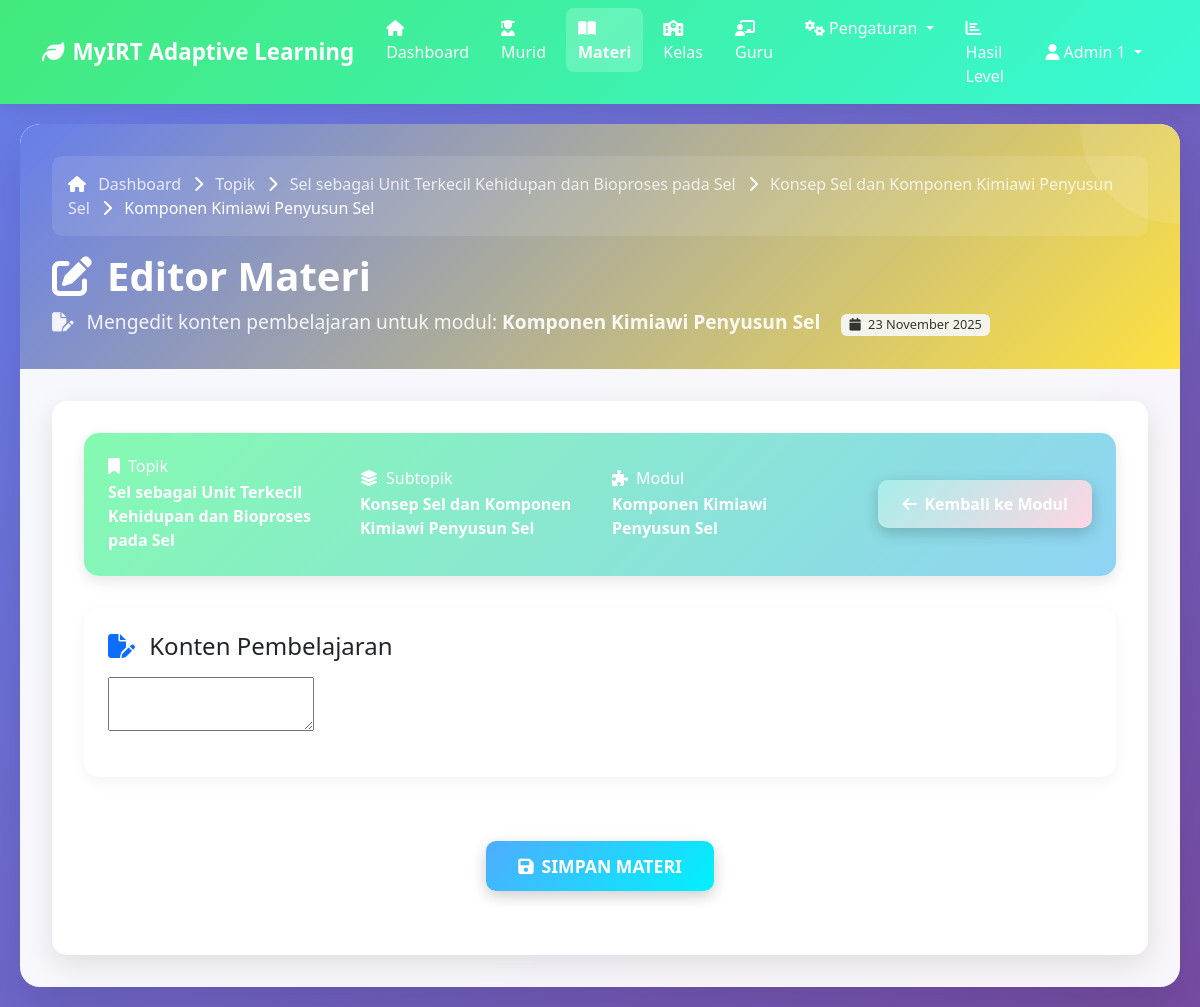
The app's page /admin/materi.php?module=2 (signed in) with its own data.
### tables this page shows
CREATE TABLE `module` (
  `id` int NOT NULL,
  `module_desc` varchar(255) NOT NULL,
  `sub_topic_id` int NOT NULL,
  `number` int NOT NULL,
  `module_level` enum('1','2','3') NOT NULL
);

CREATE TABLE `topic` (
  `id` int NOT NULL,
  `topic_desc` varchar(255) NOT NULL,
  `number` int NOT NULL,
  `id_mapel` int NOT NULL
);

CREATE TABLE `sub_topic` (
  `id` int NOT NULL,
  `sub_topic_desc` varchar(255) NOT NULL,
  `topic_id` int NOT NULL,
  `number` int NOT NULL
);

### admin/materi.php (the view, shortened to what this page needs)
<?php
include('../config/db.php');
$id = $_GET['module'];
$sql = "SELECT m.*, st.sub_topic_desc, st.topic_id, t.topic_desc
        FROM module m
        JOIN sub_topic st ON m.sub_topic_id = st.id
        JOIN topic t ON st.topic_id = t.id
        WHERE m.id = '{$id}'";
$query = mysqli_query($conn, $sql);
$result = mysqli_fetch_array($query, MYSQLI_ASSOC);
?>
<!doctype html>
<html class="no-js" lang="en" dir="ltr">
<head>
    <link href="https://cdn.jsdelivr.net/npm/bootstrap@5.2.3/dist/css/bootstrap.min.css" rel="stylesheet">
    <link rel="stylesheet" href="https://cdnjs.cloudflare.com/ajax/libs/font-awesome/6.3.0/css/all.min.css">
    <link href="https://cdn.jsdelivr.net/npm/sweetalert2@11/dist/sweetalert2.min.css" rel="stylesheet">
</head>
<body>
    <?php
    $level_user = $_SESSION['level_user'];
    $user_name = $_SESSION['name'] ?? 'Guest';
    ?>
    <nav class="navbar navbar-expand-lg" style="background: var(--biology-gradient); box-shadow: 0 2px 20px rgba(0,0,0,0.1);">
        <div class="container">
            <a class="navbar-brand text-white fw-bold" href="index.php">
                <i class="fas fa-leaf me-2"></i>MyIRT Adaptive Learning
            </a>
            <div class="collapse navbar-collapse" id="navbarNav">
                <ul class="navbar-nav me-auto">
                    <li class="nav-item">
                        <a class="nav-link text-white" href="index.php">
                            <i class="fas fa-home me-1"></i>Dashboard
                        </a>
                    </li>
                    <?php if ($level_user == 1 || $level_user == 2) { ?>
                        <li class="nav-item">
                            <a class="nav-link text-white" href="murid.php">
                                <i class="fas fa-user-graduate me-1"></i>Murid
                            </a>
                        </li>
                        <li class="nav-item">
                            <a class="nav-link text-white active" href="topik.php">
                                <i class="fas fa-book-open me-1"></i>Materi
                            </a>
                        </li>
                    <?php } ?>
                    <?php if ($level_user == 1) { ?>
                        <li class="nav-item">
                            <a class="nav-link text-white" href="kelas.php">
                                <i class="fas fa-school me-1"></i>Kelas
                            </a>
                        </li>
                        <li class="nav-item">
                            <a class="nav-link text-white" href="guru.php">
                                <i class="fas fa-chalkboard-teacher me-1"></i>Guru
                            </a>
                        </li>
                        <li class="nav-item dropdown">
                            <a class="nav-link dropdown-toggle text-white" href="#" role="button" data-bs-toggle="dropdown">
                                <i class="fas fa-cogs me-1"></i>Pengaturan
                            </a>
                        </li>
                    <?php } ?>
                    <li class="nav-item">
                        <a class="nav-link text-white" href="hasil-pre-test.php">
                            <i class="fas fa-chart-bar me-1"></i>Hasil Level
                        </a>
                    </li>
                </ul>
                <ul class="navbar-nav ms-auto">
                    <li class="nav-item dropdown">
                        <a class="nav-link dropdown-toggle text-white" href="#" role="button" data-bs-toggle="dropdown">
                            <i class="fas fa-user me-1"></i><?php echo htmlspecialchars($user_name); ?>
                        </a>
                    </li>
                </ul>
            </div>
        </div>
    </nav>
    <div class="main-content">
        <div class="page-header">
            <div class="breadcrumb-nav">
                <i class="fas fa-home me-2"></i>
                <a href="index.php">Dashboard</a>
                <i class="fas fa-chevron-right mx-2"></i>
                <a href="topik.php">Topik</a>
                <i class="fas fa-chevron-right mx-2"></i>
                <a href="subtopik.php?topik=<?php echo $result['topic_id']; ?>"><?php echo htmlspecialchars($result['topic_desc']); ?></a>
                <i class="fas fa-chevron-right mx-2"></i>
                <a href="modul.php?subtopik=<?php echo $result['sub_topic_id']; ?>"><?php echo htmlspecialchars($result['sub_topic_desc']); ?></a>
                <i class="fas fa-chevron-right mx-2"></i>
                <span><?php echo htmlspecialchars($result['module_desc']); ?></span>
            </div>
            <h1>
                <i class="fas fa-edit"></i>
                Editor Materi
            </h1>
            <div class="subtitle">
                <i class="fas fa-file-edit me-2"></i>
                Mengedit konten pembelajaran untuk modul: <strong><?php echo htmlspecialchars($result['module_desc']); ?></strong>
                <span class="badge bg-light text-dark ms-3">
                    <i class="fas fa-calendar me-1"></i>
                    <?php echo date('d F Y'); ?>
                </span>
            </div>
        </div>
        <div class="content-card">
            <div class="context-info">
                <div class="row align-items-center">
                    <div class="col-md-3">
                        <h6 class="mb-1">
                            <i class="fas fa-bookmark me-2"></i>Topik
                        </h6>
                        <strong><?php echo htmlspecialchars($result['topic_desc']); ?></strong>
                    </div>
                    <div class="col-md-3">
                        <h6 class="mb-1">
                            <i class="fas fa-layer-group me-2"></i>Subtopik
                        </h6>
                        <strong><?php echo htmlspecialchars($result['sub_topic_desc']); ?></strong>
                    </div>
                    <div class="col-md-3">
                        <h6 class="mb-1">
                            <i class="fas fa-puzzle-piece me-2"></i>Modul
                        </h6>
                        <strong><?php echo htmlspecialchars($result['module_desc']); ?></strong>
                    </div>
                    <div class="col-md-3">
                        <div class="text-end">
                            <a href="modul.php?subtopik=<?php echo $result['sub_topic_id'] ?>" class="btn btn-back">
                                <i class="fas fa-arrow-left me-2"></i>Kembali ke Modul
                            </a>
                        </div>
                    </div>
                </div>
            </div>
            <form action="../data/materi.php?action=simpanMateri" id="formSimpanMateri" method="POST">
                <div class="editor-container">
                    <h4 class="mb-3">
                        <i class="fas fa-file-edit text-primary me-2"></i>
                        Konten Pembelajaran
                    </h4>
                    <textarea name="materi" id="materi" class="mb-3"></textarea>
                </div>
                <div class="action-buttons">
                    <button type="submit" id="saveMateriButton" class="btn btn-save">
                        <i class="fas fa-save me-2"></i>SIMPAN MATERI
                    </button>
                </div>
            </form>
        </div>
    </div>
</body>
</html>

### admin/materi.php (style rules this page uses)
:root { --primary-gradient: linear-gradient(135deg, #667eea 0%, #764ba2 100%); --secondary-gradient: linear-gradient(135deg, #f093fb 0%, #f5576c 100%); --success-gradient: linear-gradient(135deg, #4facfe 0%, #00f2fe 100%); --biology-gradient: linear-gradient(135deg, #43e97b 0%, #38f9d7 100%); --warm-gradient: linear-gradient(135deg, #fa709a 0%, #fee140 100%); --ocean-gradient: linear-gradient(135deg, #a8edea 0%, #fed6e3 100%); --royal-gradient: linear-gradient(135deg, #667eea 0%, #764ba2 100%); --nature-gradient: linear-gradient(135deg, #84fab0 0%, #8fd3f4 100%); --admin-gradient: linear-gradient(135deg, #667eea 0%, #43e97b 100%); --content-gradient: linear-gradient(135deg, #667eea 0%, #fee140 100%); }
body { background: linear-gradient(135deg, #667eea 0%, #764ba2 100%); font-family: 'Segoe UI', Tahoma, Geneva, Verdana, sans-serif; min-height: 100vh; }
.main-content { background: rgba(255, 255, 255, 0.95); border-radius: 20px; margin: 20px; padding: 0; box-shadow: 0 20px 40px rgba(0,0,0,0.1); backdrop-filter: blur(10px); overflow: hidden; }
.page-header { background: var(--content-gradient); color: white; padding: 2rem; margin: 0; border-radius: 20px 20px 0 0; position: relative; overflow: hidden; }
.page-header::before { content: ''; position: absolute; top: 0; right: 0; width: 200px; height: 200px; background: rgba(255,255,255,0.1); border-radius: 50%; transform: translate(50%, -50%); }
.page-header h1 { margin: 0; font-size: 2.5rem; font-weight: 700; display: flex; align-items: center; gap: 15px; }
.page-header .subtitle { margin-top: 0.5rem; opacity: 0.9; font-size: 1.2rem; }
.content-card { background: white; border-radius: 15px; padding: 2rem; margin: 2rem; box-shadow: 0 10px 30px rgba(0,0,0,0.1); border: none; }
.btn-back { background: var(--ocean-gradient); border: none; color: white; padding: 12px 24px; border-radius: 10px; font-weight: 600; transition: all 0.3s ease; box-shadow: 0 5px 15px rgba(0,0,0,0.2); text-decoration: none; }
.btn-save { background: var(--success-gradient); border: none; color: white; padding: 12px 32px; border-radius: 10px; font-weight: 600; transition: all 0.3s ease; box-shadow: 0 5px 15px rgba(0,0,0,0.2); font-size: 1.1rem; }
.navbar { transition: all 0.3s ease; }
.navbar-brand { font-size: 1.4rem; font-weight: 700; }
.nav-link { font-weight: 500; transition: all 0.3s ease; border-radius: 8px; margin: 0 4px; padding: 8px 12px !important; }
.nav-link.active { background-color: rgba(255,255,255,0.2); font-weight: 600; }
.badge { font-weight: 500; font-size: 0.8rem; }
.context-info { background: var(--nature-gradient); color: white; padding: 1.5rem; border-radius: 15px; margin-bottom: 2rem; box-shadow: 0 5px 15px rgba(0,0,0,0.1); }
.breadcrumb-nav { background: rgba(255,255,255,0.1); border-radius: 10px; padding: 1rem; margin-bottom: 1rem; }
.breadcrumb-nav a { color: white; text-decoration: none; opacity: 0.8; transition: all 0.3s ease; }
.editor-container { background: white; border-radius: 15px; padding: 1.5rem; margin-bottom: 2rem; box-shadow: 0 5px 15px rgba(0,0,0,0.05); }
.action-buttons { text-align: center; padding: 2rem 0; }

### records on screen
module: topic.topic_desc "Sel sebagai Unit Terkecil Kehidupan dan Bioproses pada Sel", sub_topic.sub_topic_desc "Konsep Sel dan Komponen Kimiawi Penyusun Sel", module_desc "Komponen Kimiawi Penyusun Sel"

### other values on screen
$user_name "Admin 1"
